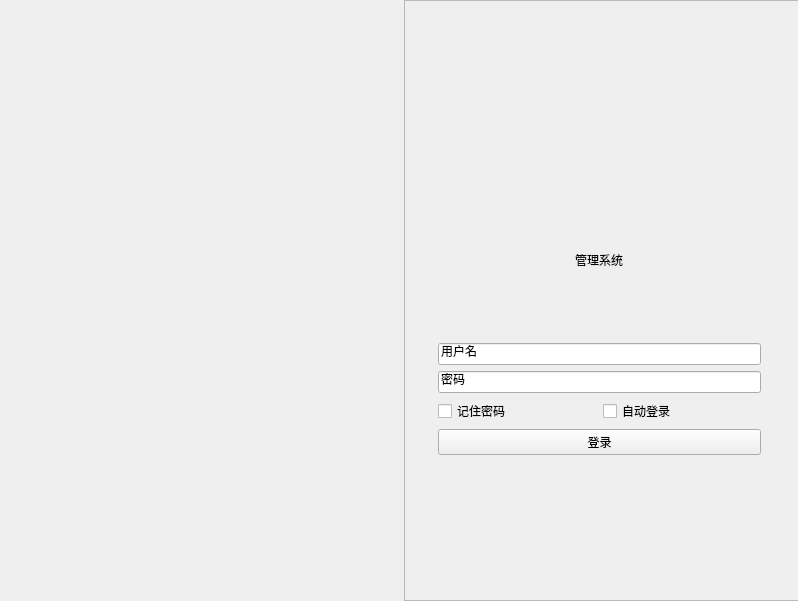
<?xml version="1.0" encoding="UTF-8"?>
<ui version="4.0">
 <class>LoginInterface</class>
 <widget class="QWidget" name="LoginInterface">
  <property name="windowModality">
   <enum>Qt::NonModal</enum>
  </property>
  <property name="geometry">
   <rect>
    <x>0</x>
    <y>0</y>
    <width>798</width>
    <height>601</height>
   </rect>
  </property>
  <property name="windowTitle">
   <string>Form</string>
  </property>
  <widget class="QWidget" name="horizontalLayoutWidget">
   <property name="geometry">
    <rect>
     <x>0</x>
     <y>0</y>
     <width>801</width>
     <height>601</height>
    </rect>
   </property>
   <layout class="QHBoxLayout" name="horizontalLayout">
    <item>
     <widget class="ImageLabel" name="ImageLabel">
      <property name="maximumSize">
       <size>
        <width>450</width>
        <height>800</height>
       </size>
      </property>
     </widget>
    </item>
    <item>
     <widget class="QFrame" name="frame">
      <property name="frameShape">
       <enum>QFrame::StyledPanel</enum>
      </property>
      <property name="frameShadow">
       <enum>QFrame::Raised</enum>
      </property>
      <widget class="QWidget" name="verticalLayoutWidget">
       <property name="geometry">
        <rect>
         <x>30</x>
         <y>180</y>
         <width>331</width>
         <height>279</height>
        </rect>
       </property>
       <layout class="QVBoxLayout" name="verticalLayout">
        <property name="sizeConstraint">
         <enum>QLayout::SetDefaultConstraint</enum>
        </property>
        <property name="leftMargin">
         <number>4</number>
        </property>
        <property name="topMargin">
         <number>4</number>
        </property>
        <property name="rightMargin">
         <number>4</number>
        </property>
        <property name="bottomMargin">
         <number>4</number>
        </property>
        <item alignment="Qt::AlignHCenter|Qt::AlignVCenter">
         <widget class="TitleLabel" name="TitleLabel">
          <property name="minimumSize">
           <size>
            <width>0</width>
            <height>38</height>
           </size>
          </property>
          <property name="maximumSize">
           <size>
            <width>16777215</width>
            <height>38</height>
           </size>
          </property>
          <property name="text">
           <string>管理系统</string>
          </property>
         </widget>
        </item>
        <item>
         <layout class="QVBoxLayout" name="verticalLayout_2"/>
        </item>
        <item>
         <widget class="LineEdit" name="LineEdit">
          <property name="text">
           <string>用户名</string>
          </property>
         </widget>
        </item>
        <item>
         <widget class="LineEdit" name="LineEdit_2">
          <property name="text">
           <string>密码</string>
          </property>
         </widget>
        </item>
        <item>
         <layout class="QHBoxLayout" name="horizontalLayout_2">
          <item>
           <widget class="CheckBox" name="CheckBox_2">
            <property name="text">
             <string>记住密码</string>
            </property>
           </widget>
          </item>
          <item>
           <widget class="CheckBox" name="CheckBox">
            <property name="text">
             <string>自动登录</string>
            </property>
           </widget>
          </item>
         </layout>
        </item>
        <item>
         <widget class="PrimaryPushButton" name="PrimaryPushButton">
          <property name="text">
           <string>登录</string>
          </property>
         </widget>
        </item>
       </layout>
      </widget>
     </widget>
    </item>
   </layout>
  </widget>
 </widget>
 <customwidgets>
  <customwidget>
   <class>CheckBox</class>
   <extends>QCheckBox</extends>
   <header>qfluentwidgets</header>
  </customwidget>
  <customwidget>
   <class>PushButton</class>
   <extends>QPushButton</extends>
   <header>qfluentwidgets</header>
  </customwidget>
  <customwidget>
   <class>PrimaryPushButton</class>
   <extends>PushButton</extends>
   <header>qfluentwidgets</header>
  </customwidget>
  <customwidget>
   <class>TitleLabel</class>
   <extends>QLabel</extends>
   <header>qfluentwidgets</header>
  </customwidget>
  <customwidget>
   <class>ImageLabel</class>
   <extends>QLabel</extends>
   <header>qfluentwidgets</header>
  </customwidget>
  <customwidget>
   <class>LineEdit</class>
   <extends>QLineEdit</extends>
   <header>qfluentwidgets</header>
  </customwidget>
 </customwidgets>
 <resources/>
 <connections/>
</ui>
